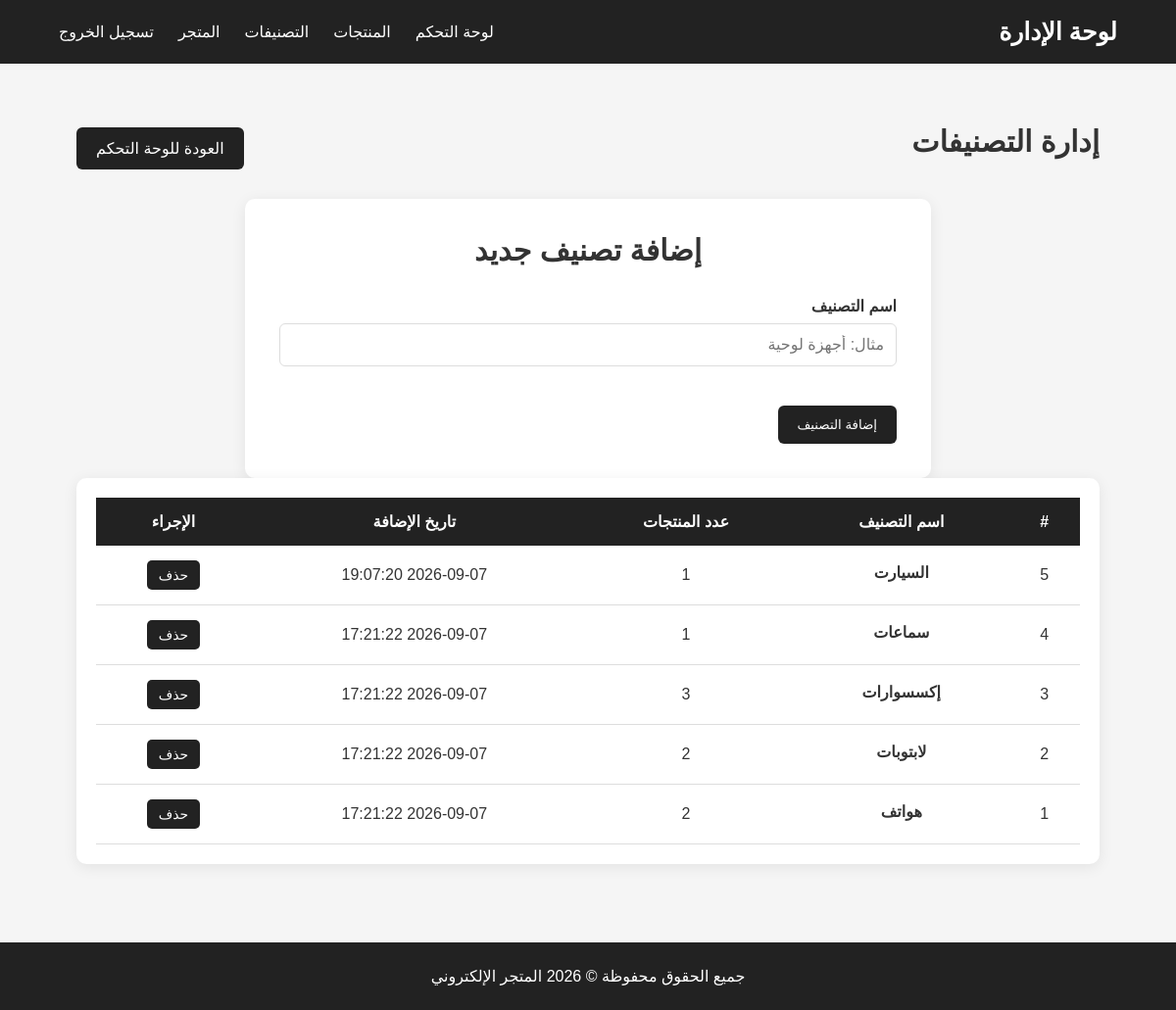
Screenshot of /admin/categories.php (signed in) with the database file from the repository.
### tables this page shows
CREATE TABLE `categories` (
  `id` int(11) NOT NULL,
  `name` varchar(100) NOT NULL,
  `created_at` timestamp NOT NULL DEFAULT current_timestamp()
);

### admin/categories.php (the view, shortened to what this page needs)
<?php
require_once "../config/database.php";
$categories_result = $conn->query(
    "SELECT
        c.id,
        c.name,
        c.created_at,
        COUNT(p.id) AS products_count
     FROM categories c
     LEFT JOIN products p
        ON c.id = p.category_id
     GROUP BY c.id, c.name, c.created_at
     ORDER BY c.id DESC"
);
?>
<!DOCTYPE html>
<html lang="ar" dir="rtl">
<head>
    <link rel="stylesheet" href="../assets/css/style.css">
</head>
<body>
<header>
    <nav class="navbar">
        <div class="container">
            <h1 class="logo">لوحة الإدارة</h1>
            <ul class="nav-links">
                <li>
                    <a href="index.php">
                        لوحة التحكم
                    </a>
                </li>
                <li>
                    <a href="products.php">
                        المنتجات
                    </a>
                </li>
                <li>
                    <a href="categories.php">
                        التصنيفات
                    </a>
                </li>
                <li>
                    <a href="../index.php">
                        المتجر
                    </a>
                </li>
                <li>
                    <a href="../logout.php">
                        تسجيل الخروج
                    </a>
                </li>
            </ul>
        </div>
    </nav>
</header>
<main>
    <section class="admin-section">
        <div class="container">
            <div class="admin-page-header">
                <h2 class="section-title">
                    إدارة التصنيفات
                </h2>
                <a href="index.php" class="btn">
                    العودة للوحة التحكم
                </a>
            </div>
            <div class="admin-form-box">
                <h3 class="section-title">
                    إضافة تصنيف جديد
                </h3>
                <form method="POST" class="admin-form">
                    <div class="form-group">
                        <label for="name">
                            اسم التصنيف
                        </label>
                        <input
                            type="text"
                            id="name"
                            name="name"
                            placeholder="مثال: أجهزة لوحية"
                            required
                        >
                    </div>
                    <div class="form-buttons">
                        <button
                            type="submit"
                            class="btn"
                        >
                            إضافة التصنيف
                        </button>
                    </div>
                </form>
            </div>
            <div class="admin-table-container">
                <table class="admin-table">
                    <thead>
                        <tr>
                            <th>
                                #
                            </th>
                            <th>
                                اسم التصنيف
                            </th>
                            <th>
                                عدد المنتجات
                            </th>
                            <th>
                                تاريخ الإضافة
                            </th>
                            <th>
                                الإجراء
                            </th>
                        </tr>
                    </thead>
                    <tbody>
                        <?php if ($categories_result->num_rows > 0): ?>
                            <?php while ($category = $categories_result->fetch_assoc()): ?>
                                <tr>
                                    <td>
                                        <?php echo $category["id"]; ?>
                                    </td>
                                    <td>
                                        <strong>
                                            <?php
                                            echo htmlspecialchars(
                                                $category["name"]
                                            );
                                            ?>
                                        </strong>
                                    </td>
                                    <td>
                                        <?php
                                        echo $category["products_count"];
                                        ?>
                                    </td>
                                    <td>
                                        <?php
                                        echo htmlspecialchars(
                                            $category["created_at"]
                                        );
                                        ?>
                                    </td>
                                    <td>
                                        <div class="admin-actions">
                                            <a
                                                href="categories.php?delete=<?php echo $category["id"]; ?>"
                                                class="delete-btn"
                                                onclick="return confirm('هل أنت متأكد من حذف هذا التصنيف؟');"
                                            >
                                                حذف
                                            </a>
                                        </div>
                                    </td>
                                </tr>
                            <?php endwhile; ?>
                        <?php endif; ?>
                    </tbody>
                </table>
            </div>
        </div>
    </section>
</main>
<footer>
    <p>
        جميع الحقوق محفوظة © 2026
        المتجر الإلكتروني
    </p>
</footer>
</body>
</html>

### assets/css/style.css (style rules this page uses)
* { margin: 0; padding: 0; box-sizing: border-box; }
body { font-family: Arial, sans-serif; background: #f5f5f5; color: #333; }
.container { width: 90%; max-width: 1200px; margin: auto; }
.navbar { background: #222; padding: 18px 0; }
.navbar .container { display: flex; justify-content: space-between; align-items: center; }
.logo { color: white; font-size: 25px; }
.nav-links { list-style: none; display: flex; gap: 25px; }
.nav-links a { color: white; text-decoration: none; font-size: 16px; }
.btn { display: inline-block; background: #222; color: white; padding: 12px 20px; border-radius: 6px; text-decoration: none; margin-top: 15px; }
.section-title { text-align: center; margin-bottom: 35px; font-size: 30px; }
footer { background: #222; color: white; text-align: center; padding: 25px 0; margin-top: 30px; }
.admin-section { min-height: 70vh; padding: 50px 20px; }
.admin-page-header { display: flex; justify-content: space-between; align-items: center; margin-bottom: 30px; gap: 20px; }
.admin-page-header .section-title { margin: 0; }
.admin-table-container { background: white; padding: 20px; border-radius: 10px; box-shadow: 0 3px 15px rgba(0, 0, 0, 0.08); overflow-x: auto; }
.admin-table { width: 100%; border-collapse: collapse; min-width: 850px; }
.admin-table th { background: #222; color: white; padding: 15px; text-align: center; }
.admin-table td { padding: 15px; border-bottom: 1px solid #ddd; text-align: center; vertical-align: middle; }
.admin-table td strong { display: block; margin-bottom: 5px; }
.admin-actions { display: flex; justify-content: center; gap: 8px; }
.edit-btn, .delete-btn { padding: 7px 12px; border-radius: 5px; text-decoration: none; font-size: 14px; }
.delete-btn { background: #222; color: white; }
.admin-form-box { max-width: 700px; margin: auto; background: white; padding: 35px; border-radius: 10px; box-shadow: 0 3px 15px rgba(0, 0, 0, 0.08); }
.admin-form-box .section-title { margin-bottom: 30px; }
.admin-form { width: 100%; }
.form-group { margin-bottom: 20px; }
.form-group label { display: block; margin-bottom: 8px; font-weight: bold; }
.form-group input, .form-group select, .form-group textarea { width: 100%; padding: 12px; border: 1px solid #ddd; border-radius: 6px; font-size: 16px; font-family: inherit; box-sizing: border-box; }
.form-buttons { display: flex; gap: 15px; margin-top: 25px; }
.form-buttons .btn { border: none; cursor: pointer; }

### rows the page displays
categories: id "5", name "السيارت", products_count "1", created_at "2026-09-07 19:07:20"
categories: id "4", name "سماعات", products_count "1", created_at "2026-09-07 17:21:22"
categories: id "3", name "إكسسوارات", products_count "3", created_at "2026-09-07 17:21:22"
categories: id "2", name "لابتوبات", products_count "2", created_at "2026-09-07 17:21:22"
categories: id "1", name "هواتف", products_count "2", created_at "2026-09-07 17:21:22"
